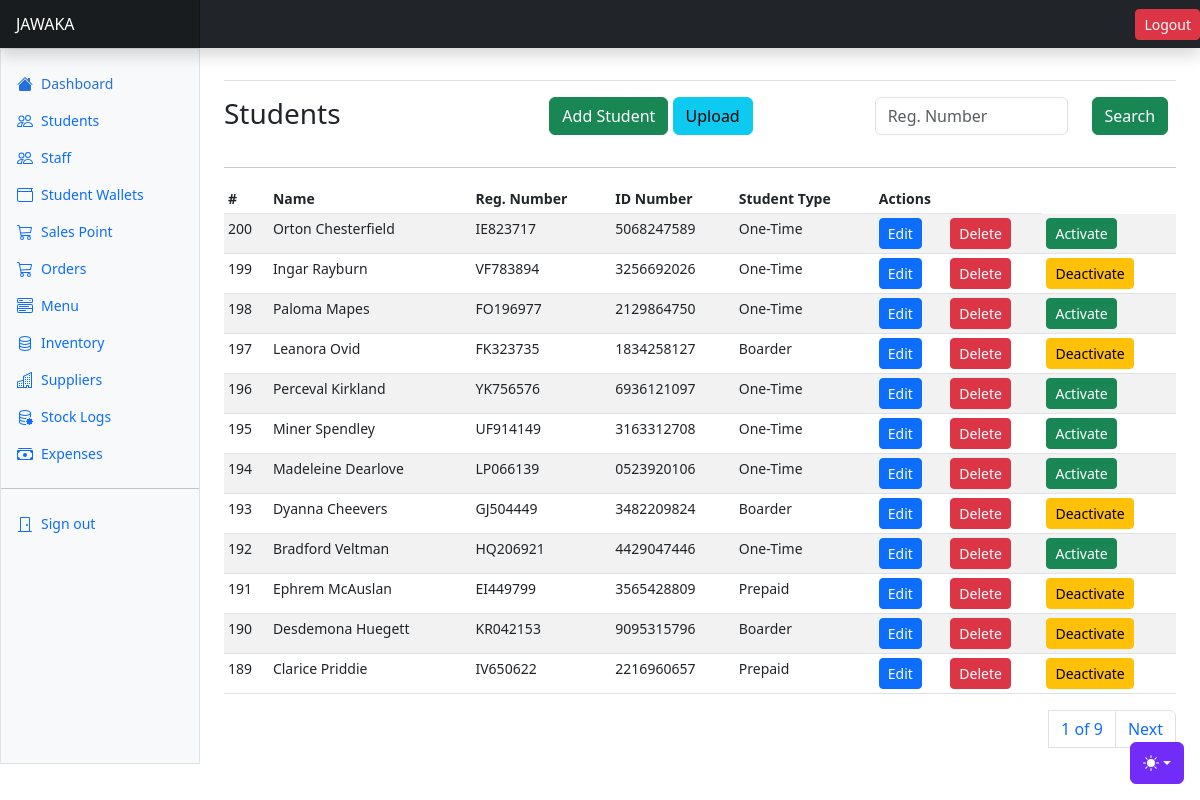
The app's page /students/ (signed in), older data.
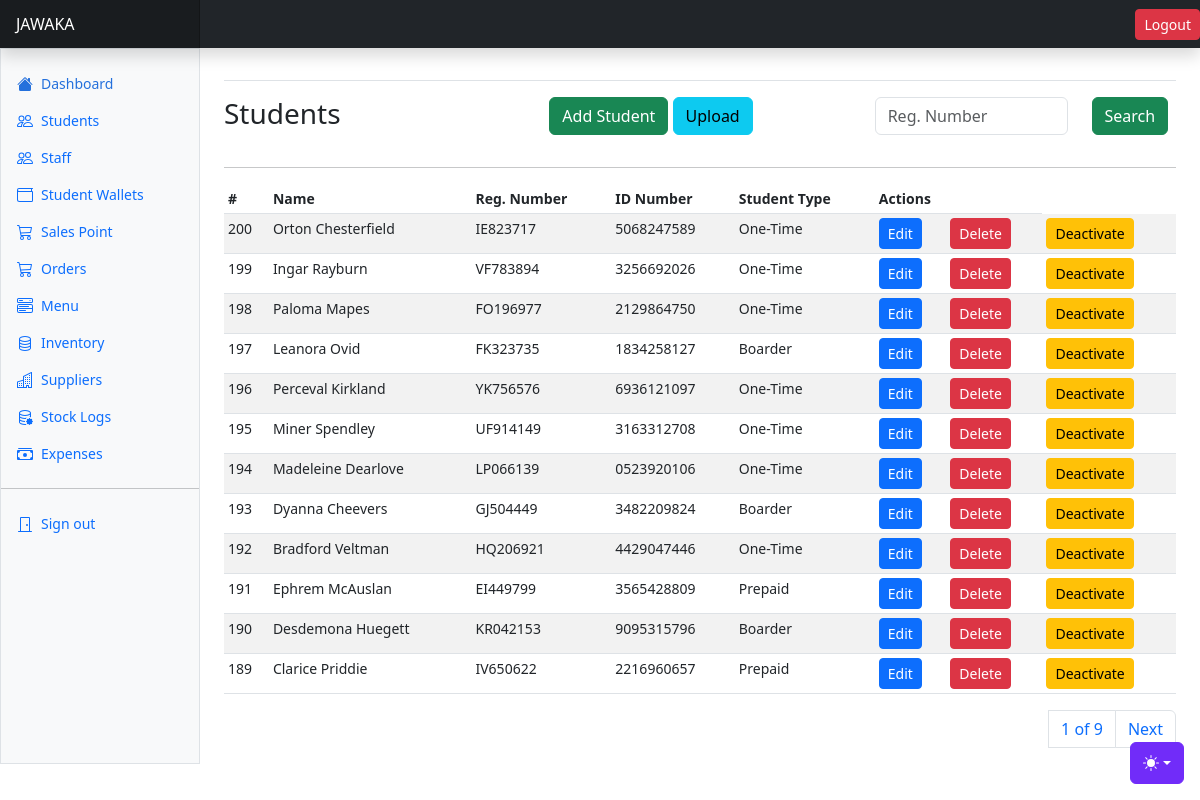
The same page, newer data.
### apps/students/models.py (models this page shows, shortened)
class Student(AbstractBaseModel):
    user = models.OneToOneField("users.User", on_delete=models.CASCADE)
    student_type = models.CharField(max_length=255, choices=STUDENT_TYPES)
    registration_number = models.CharField(max_length=255)
    status = models.CharField(max_length=255, choices=STUDENT_STATUS)

### apps/users/models.py (models this page shows, shortened)
class User(AbstractUser):
    role = models.CharField(choices=ROLE_CHOICES, max_length=32, null=True)
    phone_number = models.CharField(max_length=255, null=True)
    id_number = models.CharField(max_length=255, null=True)
    gender = models.CharField(max_length=255, null=True)

### apps/students/views.py (the view)
# urls.py: path("students/", include("apps.students.urls")),
@login_required(login_url="/users/login/")
def students(request):
    students = Student.objects.all().order_by("-created")
    paginator = Paginator(students, 12)
    page_number = request.GET.get("page")
    page_obj = paginator.get_page(page_number)
    context = {
        "students": students,
        "page_obj": page_obj
    }
    return render(request, "students/students.html", context)

### templates/students/students.html (shortened to what this page needs)
{% extends "base.html" %}
{% block content %}
<div class="row">
    <div class="col-4">
        <h3>Students</h3>
    </div>
    <div class="col-4">
        <a class="btn btn-success" data-bs-toggle="modal" data-bs-target="#newStudentModal">Add Student</a>
        <a class="btn btn-info" data-bs-toggle="modal" data-bs-target="#uploadStudentsModal">Upload</a>
    </div>
    <div class="col-4">
      <form>
        <div class="input-group mb-3">
          <div class="row">
            <div class="col-8">
              <input type="text" class="form-control" placeholder="Reg. Number" >
            </div>
            <div class="col-4">
              <button class="btn btn-success">Search</button>
            </div>
          </div>
        </div>
      </form>
    </div>
</div>
<hr/>
      <div class="table-responsive small">
        <table class="table table-striped table-sm">
          <thead>
            <tr>
              <th scope="col">#</th>
              <th scope="col">Name</th>
              <th scope="col">Reg. Number</th>
              <th scope="col">ID Number</th>
              <th scope="col">Student Type</th>
              <th scope="col" colspan="2">Actions</th>
            </tr>
          </thead>
          <tbody>
            {% for student in page_obj %}
            <tr>
              <td>{{student.id}}</td>
              <td>{{student.user.first_name}} {{student.user.last_name}}</td>
              <td>{{student.registration_number}}</td>
              <td>{{student.user.id_number}}</td>
              <td>{{student.student_type}}</td>
              <td><a class="btn btn-primary btn-sm" data-bs-toggle="modal" data-bs-target="#editStudentModal{{ student.id }}">Edit</a></td>
              <td><a class="btn btn-danger btn-sm" data-bs-toggle="modal" data-bs-target="#deleteStudentModal{{ student.id }}">Delete</a></td>
              {% if student.status == "Active" %}
              <td>
                <a href="{% url 'activate-deactivate-student' student.id %}" class="btn btn-warning btn-sm">Deactivate</a>
              </td>
              {% else %}
              <td>
                <a href="{% url 'activate-deactivate-student' student.id %}" class="btn btn-success btn-sm">Activate</a>
              </td>
              {% endif %}
            </tr>
            {% endfor %}
          </tbody>
        </table>
        <div>
          <nav aria-label="Page navigation example">
            <ul class="pagination justify-content-end">
              <a class="page-link" href="#">{{ page_obj.number }} of {{ page_obj.paginator.num_pages }}</a>
              {% if page_obj.has_next %}
              <li class="page-item"><a class="page-link" href="?page={{ page_obj.next_page_number }}">Next</a></li>
              {% endif %}
            </ul>
          </nav>
        </div>
      </div>
{% endblock content %}

Row changes from the older to the newer data that the page shows:
changed Student "IE823717": status "Activate" → "Deactivate"
changed Student "FO196977": status "Activate" → "Deactivate"
changed Student "YK756576": status "Activate" → "Deactivate"
changed Student "UF914149": status "Activate" → "Deactivate"
changed Student "LP066139": status "Activate" → "Deactivate"
changed Student "HQ206921": status "Activate" → "Deactivate"
